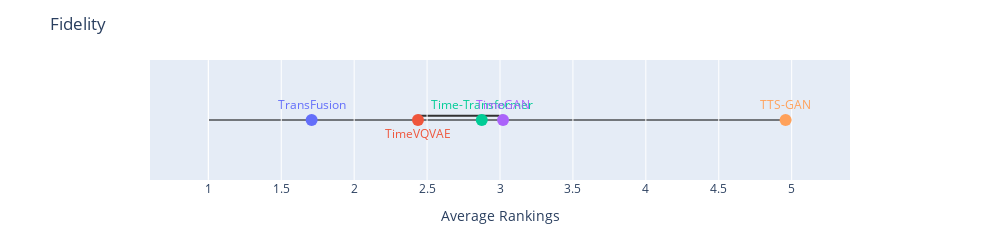
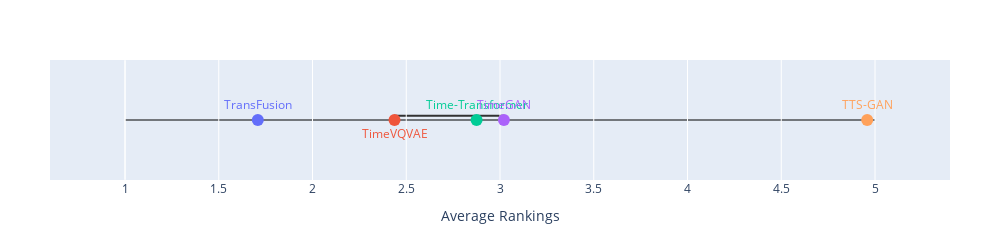

Notebook code cell kept with these figures, in order:
### Code cell
connections=[("TimeVQVAE", "TimeGAN")]
plot_average_rankings(df_all.drop(index="JustCopy", level="Method").drop(columns=["PS", "Time"]), title="Fidelity", connections=connections)

### Figure 1 — Plotly figure (JSON) as saved in the notebook; plotly's stock layout.template omitted (floating-point values rounded to 4 significant figures)
{"data": [{"marker": {"color": ["#636EFA", "#EF553B", "#00CC96", "#AB63FA", "#FFA15A", "#19D3F3"], "size": 12}, "mode": "markers+text", "text": ["TransFusion", "TimeVQVAE", "Time-Transformer", "TimeGAN", "TTS-GAN"], "textfont": {"color": ["#636EFA", "#EF553B", "#00CC96", "#AB63FA", "#FFA15A", "#19D3F3"]}, "textposition": ["top center", "bottom center", "top center", "top center", "top center"], "type": "scatter", "x": [1.708, 2.438, 2.875, 3.021, 4.958], "y": [0, 0, 0, 0, 0]}], "layout": {"height": 210, "margin": {"b": 60, "l": 150, "r": 150, "t": 60}, "shapes": [{"layer": "below", "line": {"color": "rgb(50.0,50.0,50.0)", "width": 2}, "type": "line", "x0": 2.438, "x1": 3.021, "y0": 0.07, "y1": 0.07}, {"layer": "below", "line": {"color": "black", "width": 1}, "type": "line", "x0": 1, "x1": 5, "y0": 0, "y1": 0}, {"layer": "below", "line": {"color": "white", "width": 1}, "type": "line", "x0": 1, "x1": 1, "y0": -1, "y1": 1}], "showlegend": false, "title": {"text": "Fidelity"}, "width": 1000, "xaxis": {"range": [0.6, 5.4], "showgrid": true, "title": {"text": "Average Rankings"}, "zeroline": false}, "yaxis": {"title": {"text": ""}, "visible": false}}}

### Figure 2 — Plotly figure (JSON) as saved in the notebook; plotly's stock layout.template omitted (floating-point values rounded to 4 significant figures)
{"data": [{"marker": {"color": ["#636EFA", "#EF553B", "#00CC96", "#AB63FA", "#FFA15A", "#19D3F3"], "size": 12}, "mode": "markers+text", "text": ["TransFusion", "TimeVQVAE", "Time-Transformer", "TimeGAN", "TTS-GAN"], "textfont": {"color": ["#636EFA", "#EF553B", "#00CC96", "#AB63FA", "#FFA15A", "#19D3F3"]}, "textposition": ["top center", "bottom center", "top center", "top center", "top center"], "type": "scatter", "x": [1.708, 2.438, 2.875, 3.021, 4.958], "y": [0, 0, 0, 0, 0]}], "layout": {"height": 210, "margin": {"b": 60, "l": 50, "r": 50, "t": 60}, "shapes": [{"layer": "below", "line": {"color": "rgb(50.0,50.0,50.0)", "width": 2}, "type": "line", "x0": 2.438, "x1": 3.021, "y0": 0.07, "y1": 0.07}, {"layer": "below", "line": {"color": "black", "width": 1}, "type": "line", "x0": 1, "x1": 5, "y0": 0, "y1": 0}, {"layer": "below", "line": {"color": "white", "width": 1}, "type": "line", "x0": 1, "x1": 1, "y0": -1, "y1": 1}], "showlegend": false, "title": {}, "width": 1000, "xaxis": {"range": [0.6, 5.4], "showgrid": true, "title": {"text": "Average Rankings"}, "zeroline": false}, "yaxis": {"title": {"text": ""}, "visible": false}}}
